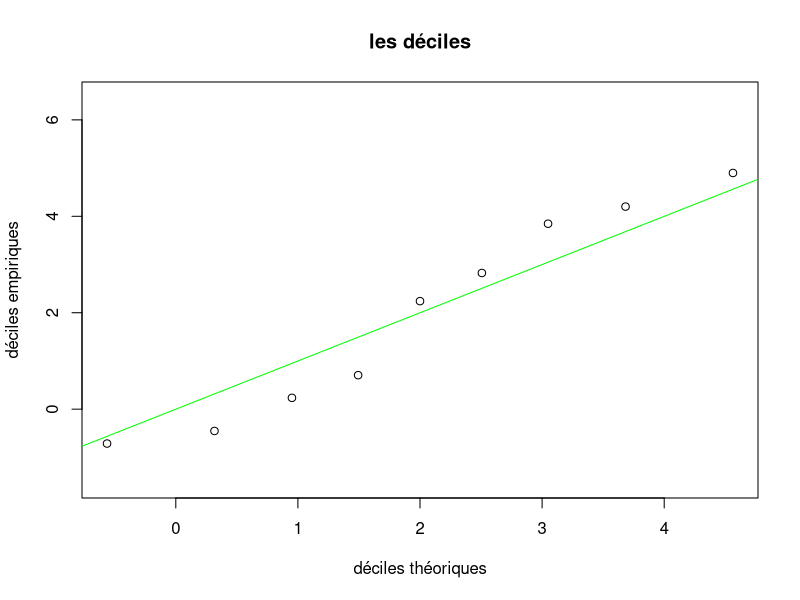
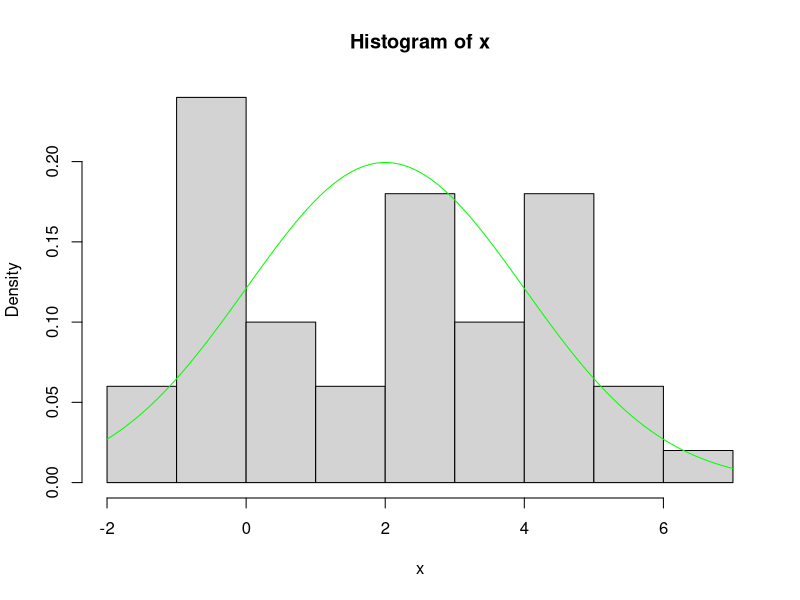
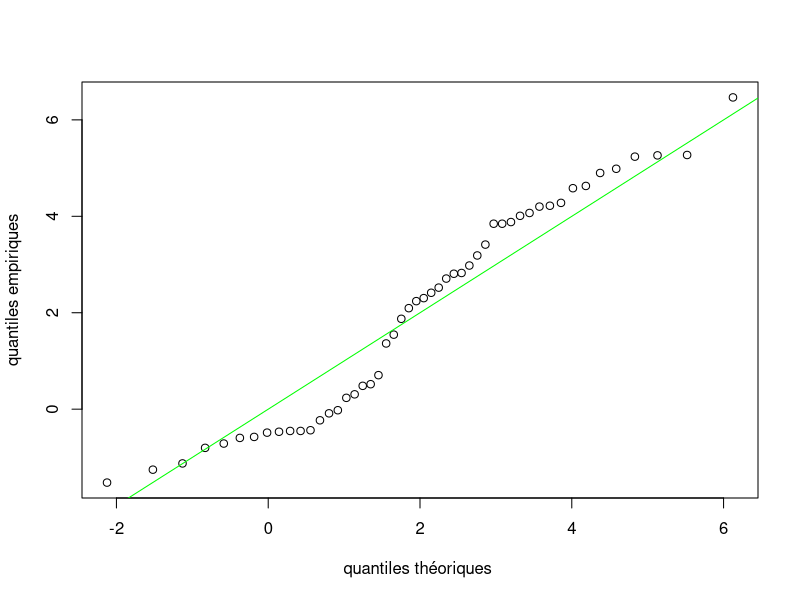
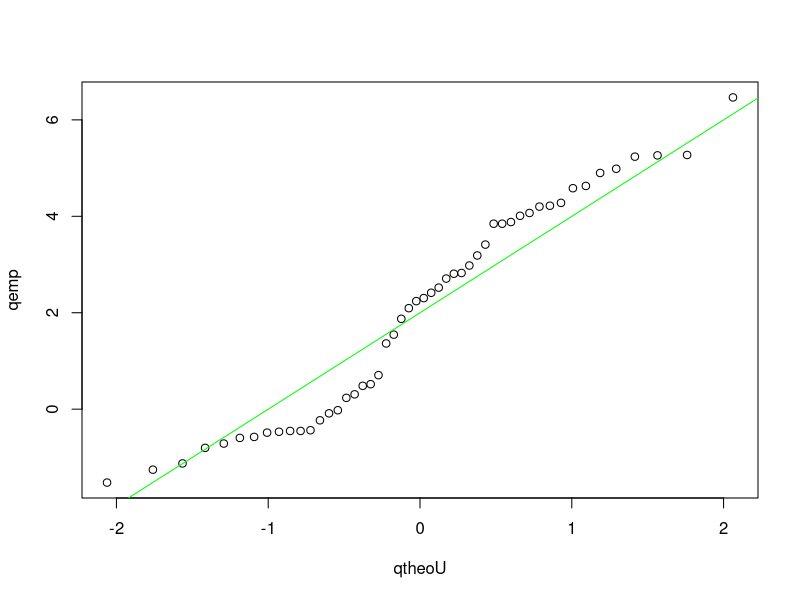
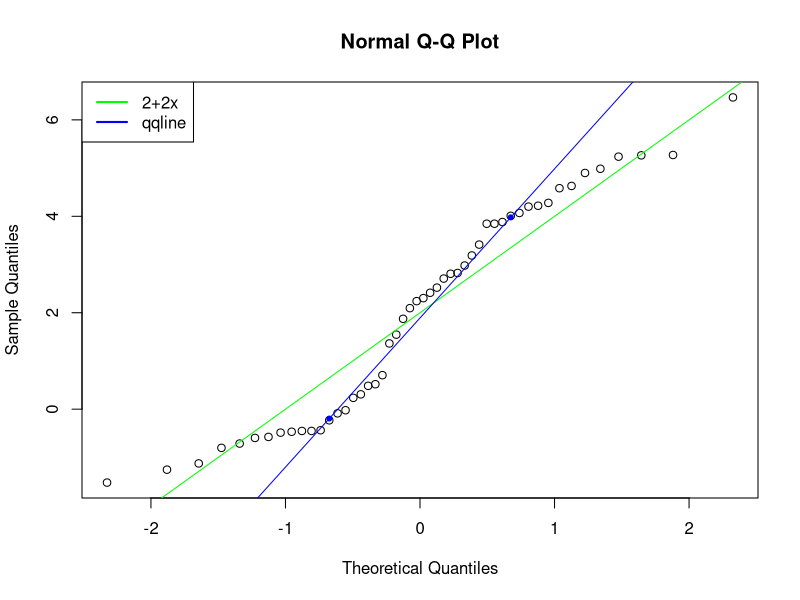
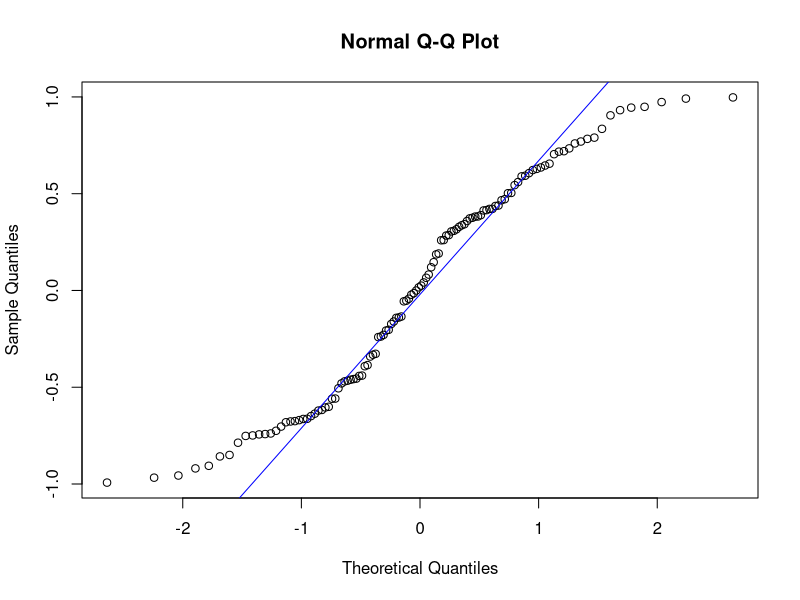
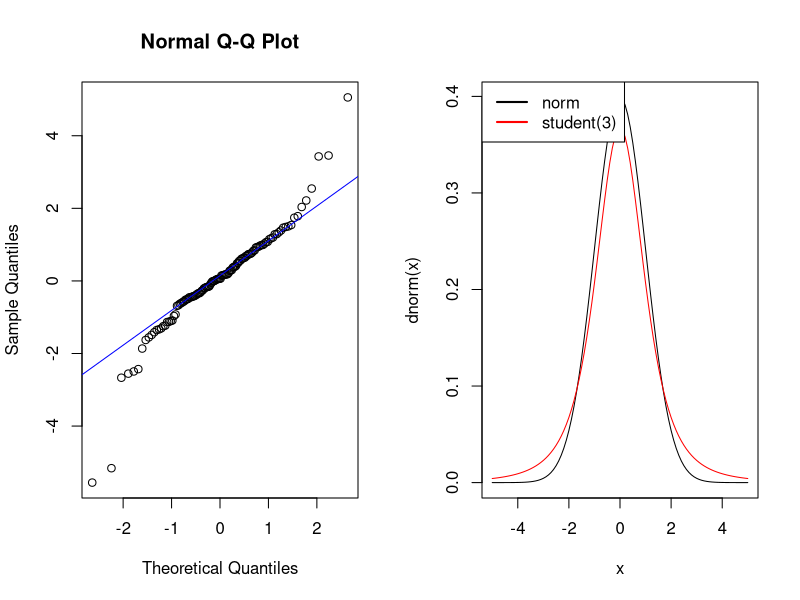
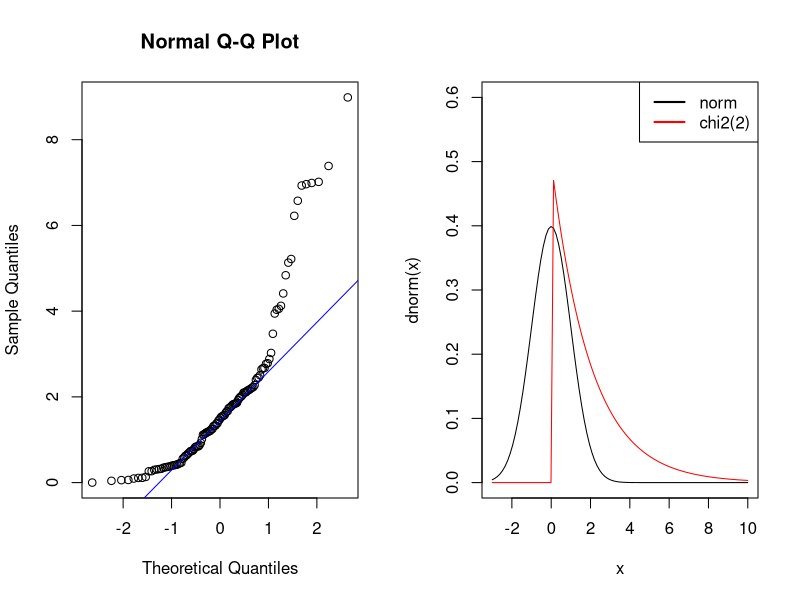

Source code (R) for these figures, in order:
## ---- chunk 1
knitr::opts_chunk$set(echo = TRUE, out.width="50%")
## ---- chunk 2
cardiaque <- read.table("DATA/cardiaque.csv",sep=",",dec=".",header=T)
sysC <- cardiaque[cardiaque$cardiaque==1,"systolique"]
length(sysC) # taille
sd(sysC) # ecart-type corrigé
mean(sysC) # moyenne
quantile(sysC) # quartiles
## ---- chunk 3
n <- 50
mu <- 2
sigma <- 2
x <- rnorm(n,mean=mu,sd=sigma)
## ---- chunk 4
demp <- quantile(x, probs=seq(0,1,0.1),type=1)
## ---- chunk 5
dtheo <- qnorm(seq(0,1,0.1),mean=mu,sd=sigma)
## ---- chunk 6
plot(dtheo,demp,main="les déciles",xlab="déciles théoriques", ylab="déciles empiriques") 
abline(0,1,col="green")
## ---- chunk 7
hist(x,probability=TRUE)
curve(dnorm(x,mean=mu,sd=sigma),add=TRUE,col="green")
## ---- chunk 8
qemp <- quantile(x, probs=(1:n)/(n+1),type=1)
summary(qemp-sort(x))
## ---- chunk 9
qtheo <- qnorm((1:n)/(n+1),mean=mu,sd=sigma)
plot(qtheo,qemp,xlab="quantiles théoriques ",ylab="quantiles empiriques")
abline(0,1,col="green")
## ---- chunk 10
qtheoU <- qnorm((1:n)/(n+1)) # quantiles théoriques pour la loi normale centrée réduite
plot(qtheoU,qemp)
abline(mu,sigma,col="green")
## ---- chunk 11
qqnorm(x)
abline(mu,sigma,col="green")
qqline(x,col="blue")
points(qnorm(c(0.25,0.75)),quantile(x,probs=c(0.25,0.75)),pch=20,col="blue")
legend("topleft",legend=c("2+2x","qqline"),col=c("green","blue"),lwd=2)
## ---- chunk 12
n <- 120
## ---- chunk 13
x <- runif(n,min=-1,max=1) # E(X)=0 et Var(X)=1/3
qqnorm(x)
qqline(x,col="blue")
## ---- chunk 14
par(mfrow=c(1,2))
x <- rt(n,3)
qqnorm(x)
qqline(x,col="blue")
curve(dnorm(x),from=-5,to=5)
curve(dt(x,3),add=TRUE,col="red")
legend("topleft",legend=c("norm","student(3)"),col=c("black","red"),lwd=2)
## ---- chunk 15
par(mfrow=c(1,2))
x <- rchisq(n,2)
qqnorm(x)
qqline(x,col="blue")
curve(dnorm(x),from=-3,to=10, ylim=c(0,0.6))
curve(dchisq(x,2),add=TRUE,col="red")
legend("topright",legend=c("norm","chi2(2)"),col=c("black","red"),lwd=2)
